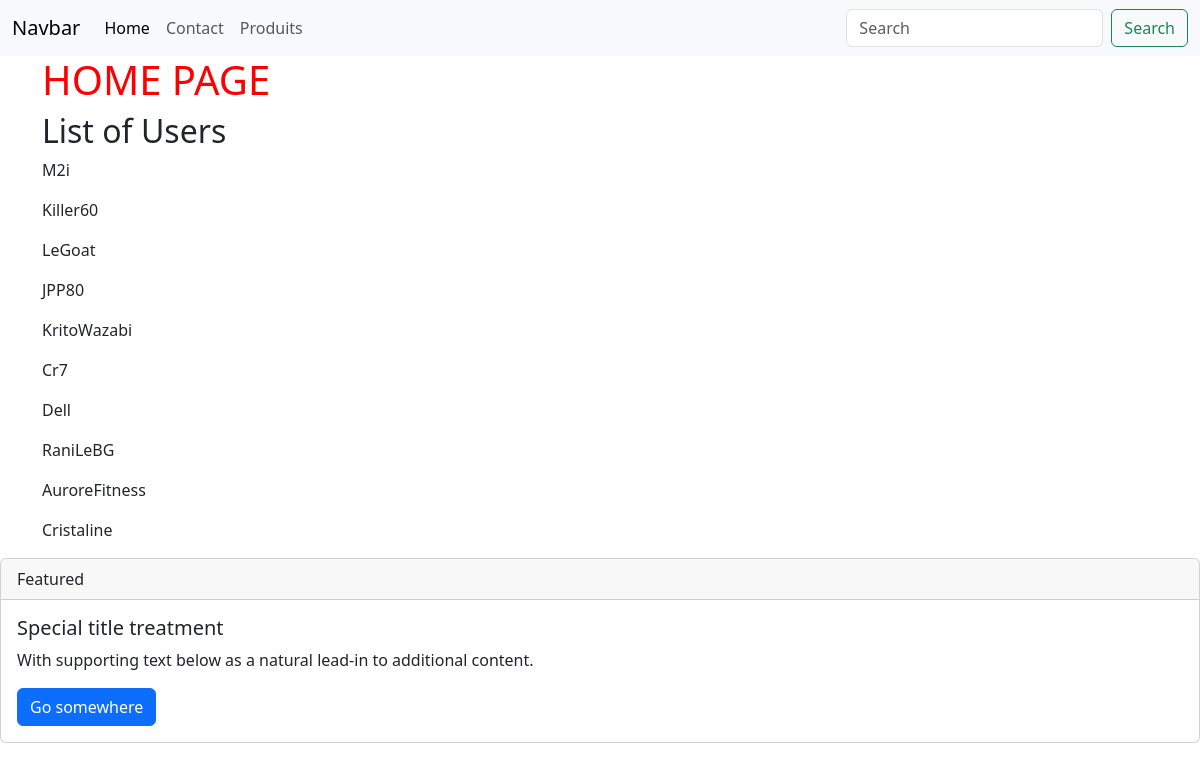
The page / on the database its author committed.
### tables this page shows
CREATE TABLE `user`
(
    id         INT PRIMARY KEY AUTO_INCREMENT,
    email      VARCHAR(255) NOT NULL UNIQUE,
    username   VARCHAR(255) NOT NULL UNIQUE,
    password   VARCHAR(255) NOT NULL,
    created_at DATETIME DEFAULT CURRENT_TIMESTAMP,
    updated_at DATETIME DEFAULT CURRENT_TIMESTAMP ON UPDATE CURRENT_TIMESTAMP
);

### src/Core/Controller.php (called while the page is built, shortened)
<?php
abstract class Controller
{
    protected function render(string $view, array $params = []): void
    {
        extract($params);
        require dirname(__DIR__) . '/../template/' . $view . '.php';
        $contentFile = ob_get_clean();
        require dirname(__DIR__) . '/../template/layout.php';
    }
}

### src/Controller/HomeController.php (called while the page is built, shortened)
<?php
class HomeController extends Controller
{
    public function index(): void
    {
        $userRepository = new UserRepository();
        $users = $userRepository->findAll();
        $this->render('home', [
            'title' => 'HOME PAGE',
            'description' => 'Classical home page',
            'age' => 54,
            'users' => $users
        ]);
    }
}

### public/index.php (called while the page is built, shortened)
<?php
App::run();

### src/Core/Database.php (called while the page is built, shortened)
<?php
class Database extends PDO {
    public function __construct()
    {
        $username = 'uthman';
        $password = 'formation';
        $host = '127.0.0.1';
        $port = 3306;
        $dbName = 'php_poo';
        $dsn = "mysql:host=$host;port=$port;dbname=$dbName";
        $options = [
            PDO::ATTR_ERRMODE => PDO::ERRMODE_EXCEPTION,
            PDO::ATTR_DEFAULT_FETCH_MODE => PDO::FETCH_ASSOC,
            PDO::ATTR_EMULATE_PREPARES => false,
        ];
    }
}
?>

### src/Repository/UserRepository.php (called while the page is built, shortened)
<?php
class UserRepository
{
    private Database $db;
    public function __construct()
    {
        $this->db = new Database();
    }
    public function findAll(): array
    {
        $query = $this->db->prepare("SELECT * FROM user");
        $query->execute();
        return $query->fetchAll();
    }
}

### template/home.php (the view)
<h1><?= $title ?></h1>
<h2>List of Users</h2>
<?php foreach ($users as $user): ?>
    <p><?= $user['username'] ?></p>
<?php endforeach; ?>

### src/Core/App.php (shortened to what this page needs)
<?php
class App
{
    public static function run(): void
    {
        $path = parse_url($_SERVER["REQUEST_URI"], PHP_URL_PATH) ?? '/';
        $routes = [
            '/' => [\App\Controller\HomeController::class, 'index'],
            '/contact' => [\App\Controller\ContactController::class, 'contact'],
            '/product/new' => [\App\Controller\ProductController::class, 'new'],
            '/product/{id}/edit' => [\App\Controller\ProductController::class, 'edit'],
            '/product/{slug}/{id}' => [\App\Controller\ProductController::class, 'show'],
            '/product/{id}/delete' => [\App\Controller\ProductController::class, 'delete'],
        ];
        if (isset($routes[$path])) {
            [$controllerClass, $methodName] = $routes[$path];
            (new $controllerClass)->$methodName();
            return;
        }
    }
}

### template/layout.php (shortened to what this page needs)
<!doctype html>
<html lang="en">
<head>
    <link rel="stylesheet" href="assets/css/reset.css">
    <link rel="stylesheet" href="assets/css/main.css">
    <link href="https://cdn.jsdelivr.net/npm/bootstrap@5.3.8/dist/css/bootstrap.min.css"
          rel="stylesheet"
    >
</head>
<body>
<?php require 'partials/_navbar.php'; ?>
<main class="container">
    <?= $contentFile ?>
</main>
<?php require 'partials/_footer.php'; ?>
</body>
</html>

### template/partials/_navbar.php (shortened to what this page needs)
<nav class="navbar navbar-expand-lg bg-body-tertiary">
    <div class="container-fluid">
        <a class="navbar-brand" href="#">Navbar</a>
        <div class="collapse navbar-collapse" id="navbarSupportedContent">
            <ul class="navbar-nav me-auto mb-2 mb-lg-0">
                <li class="nav-item">
                    <a class="nav-link active" aria-current="page" href="/">Home</a>
                </li>
                <li class="nav-item">
                    <a class="nav-link" href="/contact">Contact</a>
                </li>
                <li class="nav-item">
                    <a class="nav-link" href="/product/new">Produits</a>
                </li>
            </ul>
            <form class="d-flex" role="search">
                <input class="form-control me-2" type="search" placeholder="Search" aria-label="Search"/>
                <button class="btn btn-outline-success" type="submit">Search</button>
            </form>
        </div>
    </div>
</nav>

### template/partials/_footer.php
<div class="card">
    <div class="card-header">
        Featured
    </div>
    <div class="card-body">
        <h5 class="card-title">Special title treatment</h5>
        <p class="card-text">With supporting text below as a natural lead-in to additional content.</p>
        <a href="#" class="btn btn-primary">Go somewhere</a>
    </div>
</div>

### public/assets/css/main.css (style rules this page uses)
body h1 { color: red; }

### rows shown on the page
user: username "M2i"
user: username "Killer60"
user: username "LeGoat"
user: username "JPP80"
user: username "KritoWazabi"
user: username "Cr7"
user: username "Dell"
user: username "RaniLeBG"
user: username "AuroreFitness"
user: username "Cristaline"

### other values the page prints
$title "HOME PAGE"
